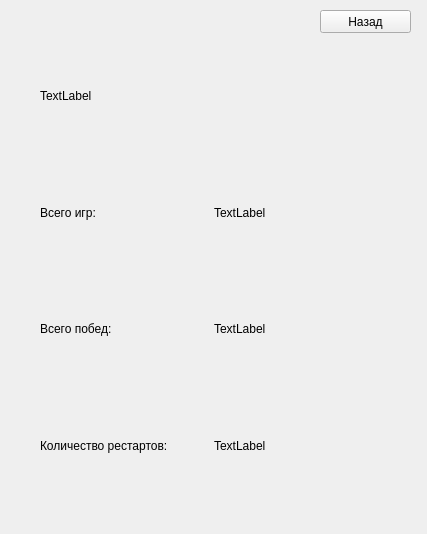
<?xml version="1.0" encoding="UTF-8"?>
<ui version="4.0">
 <class>MainWindow</class>
 <widget class="QMainWindow" name="MainWindow">
  <property name="geometry">
   <rect>
    <x>0</x>
    <y>0</y>
    <width>427</width>
    <height>534</height>
   </rect>
  </property>
  <property name="windowTitle">
   <string>MainWindow</string>
  </property>
  <widget class="QWidget" name="centralwidget">
   <widget class="QWidget" name="verticalLayoutWidget">
    <property name="geometry">
     <rect>
      <x>40</x>
      <y>40</y>
      <width>341</width>
      <height>461</height>
     </rect>
    </property>
    <layout class="QVBoxLayout" name="verticalLayout">
     <item>
      <widget class="QLabel" name="name_user">
       <property name="text">
        <string>TextLabel</string>
       </property>
      </widget>
     </item>
     <item>
      <layout class="QHBoxLayout" name="horizontalLayout">
       <item>
        <widget class="QLabel" name="label">
         <property name="text">
          <string>Всего игр:</string>
         </property>
        </widget>
       </item>
       <item>
        <widget class="QLabel" name="game">
         <property name="text">
          <string>TextLabel</string>
         </property>
        </widget>
       </item>
      </layout>
     </item>
     <item>
      <layout class="QHBoxLayout" name="horizontalLayout_2">
       <item>
        <widget class="QLabel" name="label_3">
         <property name="text">
          <string>Всего побед:</string>
         </property>
        </widget>
       </item>
       <item>
        <widget class="QLabel" name="wins">
         <property name="text">
          <string>TextLabel</string>
         </property>
        </widget>
       </item>
      </layout>
     </item>
     <item>
      <layout class="QHBoxLayout" name="horizontalLayout_3">
       <item>
        <widget class="QLabel" name="label_5">
         <property name="text">
          <string>Количество рестартов:</string>
         </property>
        </widget>
       </item>
       <item>
        <widget class="QLabel" name="restart">
         <property name="text">
          <string>TextLabel</string>
         </property>
        </widget>
       </item>
      </layout>
     </item>
    </layout>
   </widget>
   <widget class="QPushButton" name="back_btn">
    <property name="geometry">
     <rect>
      <x>320</x>
      <y>10</y>
      <width>91</width>
      <height>23</height>
     </rect>
    </property>
    <property name="text">
     <string>Назад</string>
    </property>
   </widget>
  </widget>
 </widget>
 <resources/>
 <connections/>
</ui>
